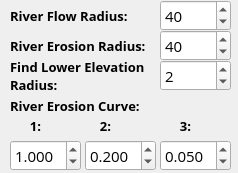
        <widget class="QWidget" name="mpErosion">
         <property name="geometry">
          <rect>
           <x>0</x>
           <y>0</y>
           <width>238</width>
           <height>173</height>
          </rect>
         </property>
         <property name="font">
          <font>
           <family>Open Sans</family>
           <pointsize>11</pointsize>
           <weight>50</weight>
           <bold>false</bold>
          </font>
         </property>
         <attribute name="label">
          <string>Erosion</string>
         </attribute>
         <widget class="QLabel" name="label_52">
          <property name="geometry">
           <rect>
            <x>10</x>
            <y>0</y>
            <width>151</width>
            <height>31</height>
           </rect>
          </property>
          <property name="font">
           <font>
            <family>Open Sans</family>
            <pointsize>10</pointsize>
            <weight>75</weight>
            <bold>true</bold>
           </font>
          </property>
          <property name="text">
           <string>River Flow Radius:</string>
          </property>
         </widget>
         <widget class="QSpinBox" name="spnRFRadius">
          <property name="geometry">
           <rect>
            <x>160</x>
            <y>0</y>
            <width>71</width>
            <height>31</height>
           </rect>
          </property>
          <property name="font">
           <font>
            <family>Open Sans</family>
            <pointsize>11</pointsize>
           </font>
          </property>
          <property name="minimum">
           <number>10</number>
          </property>
          <property name="maximum">
           <number>100</number>
          </property>
          <property name="singleStep">
           <number>10</number>
          </property>
          <property name="value">
           <number>40</number>
          </property>
         </widget>
         <widget class="QSpinBox" name="spnRERadius">
          <property name="geometry">
           <rect>
            <x>160</x>
            <y>30</y>
            <width>71</width>
            <height>31</height>
           </rect>
          </property>
          <property name="font">
           <font>
            <family>Open Sans</family>
            <pointsize>11</pointsize>
           </font>
          </property>
          <property name="minimum">
           <number>10</number>
          </property>
          <property name="maximum">
           <number>100</number>
          </property>
          <property name="singleStep">
           <number>10</number>
          </property>
          <property name="value">
           <number>40</number>
          </property>
         </widget>
         <widget class="QLabel" name="label_53">
          <property name="geometry">
           <rect>
            <x>10</x>
            <y>30</y>
            <width>151</width>
            <height>31</height>
           </rect>
          </property>
          <property name="font">
           <font>
            <family>Open Sans</family>
            <pointsize>10</pointsize>
            <weight>75</weight>
            <bold>true</bold>
           </font>
          </property>
          <property name="text">
           <string>River Erosion Radius:</string>
          </property>
         </widget>
         <widget class="QLabel" name="label_54">
          <property name="geometry">
           <rect>
            <x>10</x>
            <y>60</y>
            <width>151</width>
            <height>31</height>
           </rect>
          </property>
          <property name="font">
           <font>
            <family>Open Sans</family>
            <pointsize>10</pointsize>
            <weight>75</weight>
            <bold>true</bold>
           </font>
          </property>
          <property name="text">
           <string>Find Lower Elevation Radius:</string>
          </property>
          <property name="wordWrap">
           <bool>true</bool>
          </property>
         </widget>
         <widget class="QSpinBox" name="spnFLERadius">
          <property name="geometry">
           <rect>
            <x>160</x>
            <y>60</y>
            <width>71</width>
            <height>31</height>
           </rect>
          </property>
          <property name="font">
           <font>
            <family>Open Sans</family>
            <pointsize>11</pointsize>
           </font>
          </property>
          <property name="minimum">
           <number>1</number>
          </property>
          <property name="maximum">
           <number>10</number>
          </property>
          <property name="singleStep">
           <number>1</number>
          </property>
          <property name="value">
           <number>2</number>
          </property>
         </widget>
         <widget class="QLabel" name="label_55">
          <property name="geometry">
           <rect>
            <x>10</x>
            <y>90</y>
            <width>141</width>
            <height>31</height>
           </rect>
          </property>
          <property name="font">
           <font>
            <family>Open Sans</family>
            <pointsize>10</pointsize>
            <weight>75</weight>
            <bold>true</bold>
           </font>
          </property>
          <property name="text">
           <string>River Erosion Curve:</string>
          </property>
          <property name="wordWrap">
           <bool>true</bool>
          </property>
         </widget>
         <widget class="QDoubleSpinBox" name="spnREC1">
          <property name="geometry">
           <rect>
            <x>10</x>
            <y>140</y>
            <width>71</width>
            <height>31</height>
           </rect>
          </property>
          <property name="font">
           <font>
            <family>Open Sans</family>
            <pointsize>11</pointsize>
           </font>
          </property>
          <property name="decimals">
           <number>3</number>
          </property>
          <property name="minimum">
           <double>0.010000000000000</double>
          </property>
          <property name="maximum">
           <double>10.000000000000000</double>
          </property>
          <property name="singleStep">
           <double>0.100000000000000</double>
          </property>
          <property name="value">
           <double>1.000000000000000</double>
          </property>
         </widget>
         <widget class="QDoubleSpinBox" name="spnREC2">
          <property name="geometry">
           <rect>
            <x>85</x>
            <y>140</y>
            <width>71</width>
            <height>31</height>
           </rect>
          </property>
          <property name="font">
           <font>
            <family>Open Sans</family>
            <pointsize>11</pointsize>
           </font>
          </property>
          <property name="decimals">
           <number>3</number>
          </property>
          <property name="minimum">
           <double>0.010000000000000</double>
          </property>
          <property name="maximum">
           <double>10.000000000000000</double>
          </property>
          <property name="singleStep">
           <double>0.100000000000000</double>
          </property>
          <property name="value">
           <double>0.200000000000000</double>
          </property>
         </widget>
         <widget class="QDoubleSpinBox" name="spnREC3">
          <property name="geometry">
           <rect>
            <x>160</x>
            <y>140</y>
            <width>71</width>
            <height>31</height>
           </rect>
          </property>
          <property name="font">
           <font>
            <family>Open Sans</family>
            <pointsize>11</pointsize>
           </font>
          </property>
          <property name="decimals">
           <number>3</number>
          </property>
          <property name="minimum">
           <double>0.010000000000000</double>
          </property>
          <property name="maximum">
           <double>10.000000000000000</double>
          </property>
          <property name="singleStep">
           <double>0.010000000000000</double>
          </property>
          <property name="value">
           <double>0.050000000000000</double>
          </property>
         </widget>
         <widget class="QLabel" name="label_56">
          <property name="geometry">
           <rect>
            <x>10</x>
            <y>110</y>
            <width>51</width>
            <height>31</height>
           </rect>
          </property>
          <property name="font">
           <font>
            <family>Open Sans</family>
            <pointsize>10</pointsize>
            <weight>75</weight>
            <bold>true</bold>
           </font>
          </property>
          <property name="text">
           <string>1:</string>
          </property>
          <property name="alignment">
           <set>Qt::AlignCenter</set>
          </property>
          <property name="wordWrap">
           <bool>true</bool>
          </property>
         </widget>
         <widget class="QLabel" name="label_57">
          <property name="geometry">
           <rect>
            <x>80</x>
            <y>110</y>
            <width>51</width>
            <height>31</height>
           </rect>
          </property>
          <property name="font">
           <font>
            <family>Open Sans</family>
            <pointsize>10</pointsize>
            <weight>75</weight>
            <bold>true</bold>
           </font>
          </property>
          <property name="text">
           <string>2:</string>
          </property>
          <property name="alignment">
           <set>Qt::AlignCenter</set>
          </property>
          <property name="wordWrap">
           <bool>true</bool>
          </property>
         </widget>
         <widget class="QLabel" name="label_58">
          <property name="geometry">
           <rect>
            <x>160</x>
            <y>110</y>
            <width>51</width>
            <height>31</height>
           </rect>
          </property>
          <property name="font">
           <font>
            <family>Open Sans</family>
            <pointsize>10</pointsize>
            <weight>75</weight>
            <bold>true</bold>
           </font>
          </property>
          <property name="text">
           <string>3:</string>
          </property>
          <property name="alignment">
           <set>Qt::AlignCenter</set>
          </property>
          <property name="wordWrap">
           <bool>true</bool>
          </property>
         </widget>
         <zorder>label_54</zorder>
         <zorder>label_53</zorder>
         <zorder>label_52</zorder>
         <zorder>spnRFRadius</zorder>
         <zorder>spnRERadius</zorder>
         <zorder>spnFLERadius</zorder>
         <zorder>label_55</zorder>
         <zorder>spnREC1</zorder>
         <zorder>spnREC2</zorder>
         <zorder>spnREC3</zorder>
         <zorder>label_56</zorder>
         <zorder>label_57</zorder>
         <zorder>label_58</zorder>
        </widget>
